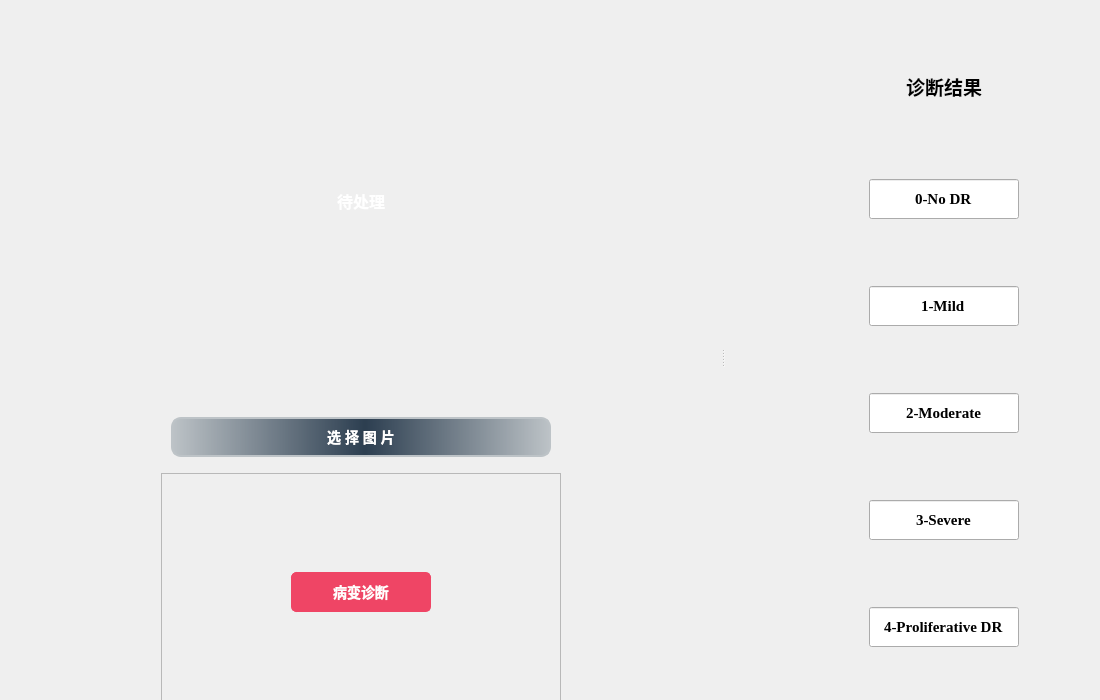
<?xml version="1.0" encoding="UTF-8"?>
<ui version="4.0">
 <class>Formwin6</class>
 <widget class="QWidget" name="Formwin6">
  <property name="geometry">
   <rect>
    <x>0</x>
    <y>0</y>
    <width>1100</width>
    <height>700</height>
   </rect>
  </property>
  <property name="minimumSize">
   <size>
    <width>1100</width>
    <height>700</height>
   </size>
  </property>
  <property name="maximumSize">
   <size>
    <width>1100</width>
    <height>700</height>
   </size>
  </property>
  <property name="windowTitle">
   <string>Form</string>
  </property>
  <widget class="QSplitter" name="splitter">
   <property name="geometry">
    <rect>
     <x>2</x>
     <y>1</y>
     <width>1101</width>
     <height>711</height>
    </rect>
   </property>
   <property name="orientation">
    <enum>Qt::Horizontal</enum>
   </property>
   <widget class="QWidget" name="">
    <layout class="QVBoxLayout" name="verticalLayout">
     <item>
      <layout class="QGridLayout" name="gridLayout_3">
       <item row="1" column="0">
        <widget class="QPushButton" name="pushButton_load">
         <property name="minimumSize">
          <size>
           <width>400</width>
           <height>60</height>
          </size>
         </property>
         <property name="maximumSize">
          <size>
           <width>400</width>
           <height>60</height>
          </size>
         </property>
         <property name="styleSheet">
          <string notr="true">QPushButton {
    background: qlineargradient(spread:pad, x1:0, y1:0, x2:1, y2:0, stop:0 #bdc3c7, stop:0.51 #2c3e50, stop:1 #bdc3c7);
    border: 2px solid #bdc3c7; /* 初始状态下的边框颜色 */
    padding: 10px 30px;
    border-radius: 10px;
    text-align: center;
    text-transform: uppercase;
    box-shadow: 0 0 20px #eee;
    display: block;
    margin: 10px;
    color: white; /* 文字颜色为白色 */
    transition: box-shadow 0.5s, background-position 0.5s, border-color 0.5s; /* 添加过渡效果 */
    background-size: 200% auto;
font-family: &quot;Arial&quot;; /* 添加字体族 */
    font-size: 14px; /* 添加字体大小 */
    font-weight: bold; /* 添加字体粗细 */
    font-style: normal; /* 添加字体风格 */
}

QPushButton:hover {
    background-position: 100% 0; /* 改变背景位置以实现渐变的滑动效果 */
    border-color: #2c3e50; /* 悬浮时边框颜色调整为渐变的中间颜色 */
    color: white; /* 鼠标悬浮时保持文字颜色为白色 */
    box-shadow: 0 4px 8px 0 rgba(0,0,0,0.2); /* 增加悬浮阴影效果 */
}

QPushButton:pressed, QPushButton:checked {
    /* 按下和选中时，你可以选择保持渐变效果或设置不同的样式 */
    background: qlineargradient(spread:pad, x1:0, y1:0, x2:1, y2:0, stop:0 #2c3e50, stop:1 #bdc3c7); /* 示例：反转渐变的方向 */
    color: white; /* 按下时保持文字颜色为白色 */
    border-color: #2c3e50; /* 按下时边框颜色调整为渐变的深色 */
}
</string>
         </property>
         <property name="text">
          <string>选 择 图 片</string>
         </property>
        </widget>
       </item>
       <item row="2" column="0">
        <widget class="QFrame" name="frame">
         <property name="frameShape">
          <enum>QFrame::StyledPanel</enum>
         </property>
         <property name="frameShadow">
          <enum>QFrame::Raised</enum>
         </property>
         <layout class="QGridLayout" name="gridLayout">
          <item row="0" column="0">
           <widget class="QPushButton" name="pushButton_classical">
            <property name="minimumSize">
             <size>
              <width>150</width>
              <height>50</height>
             </size>
            </property>
            <property name="maximumSize">
             <size>
              <width>150</width>
              <height>50</height>
             </size>
            </property>
            <property name="acceptDrops">
             <bool>false</bool>
            </property>
            <property name="layoutDirection">
             <enum>Qt::LeftToRight</enum>
            </property>
            <property name="styleSheet">
             <string notr="true">
QPushButton {
    background-color:#ef4565 ; /* 深青色背景 */
    color: white;
    padding: 5px;
    border-radius: 5px;
    border: 1px solid #ef4565; /* 边框颜色与背景色一致 */
    text-align: center;
    text-transform: uppercase;
    transition: box-shadow 0.5s;
    box-shadow: 0 0 20px #eee;
    display: block;
    margin: 5px;
font-family: &quot;Arial&quot;; /* 添加字体族 */
    font-size: 14px; /* 添加字体大小 */
    font-weight: bold; /* 添加字体粗细 */
    font-style: normal; /* 添加字体风格 */
}

QPushButton:hover {
	color:#ef4565;
    background-color: #fffffe; /* 悬浮时改为更深的颜色 */
    box-shadow: 0 4px 8px 0 rgba(0,0,0,0.2); /* 增加悬浮阴影效果 */
}

QPushButton:pressed, QPushButton:checked {
    background-color: #fffffe; /* 按下时使用更深的颜色 */
    border: 1px solid #5f6c7b; /* 按下时边框颜色调整为更深 */
    color: #ef4565; /* 维持字体颜色为白色 */
}

#button3 {
    border-radius: 20px; /* 特定按钮的圆角 */
}
</string>
            </property>
            <property name="text">
             <string>病变诊断</string>
            </property>
            <property name="autoDefault">
             <bool>false</bool>
            </property>
            <property name="default">
             <bool>false</bool>
            </property>
            <property name="flat">
             <bool>false</bool>
            </property>
           </widget>
          </item>
         </layout>
        </widget>
       </item>
       <item row="0" column="0">
        <widget class="QLabel" name="label_daichuli">
         <property name="minimumSize">
          <size>
           <width>400</width>
           <height>400</height>
          </size>
         </property>
         <property name="maximumSize">
          <size>
           <width>400</width>
           <height>400</height>
          </size>
         </property>
         <property name="styleSheet">
          <string notr="true"/>
         </property>
         <property name="text">
          <string>&lt;html&gt;&lt;head/&gt;&lt;body&gt;&lt;p align=&quot;center&quot;&gt;&lt;span style=&quot; font-size:12pt; font-weight:600; color:#ffffff;&quot;&gt;待处理&lt;/span&gt;&lt;/p&gt;&lt;/body&gt;&lt;/html&gt;</string>
         </property>
         <property name="alignment">
          <set>Qt::AlignCenter</set>
         </property>
        </widget>
       </item>
      </layout>
     </item>
    </layout>
   </widget>
   <widget class="QWidget" name="layoutWidget">
    <layout class="QGridLayout" name="gridLayout_2">
     <property name="leftMargin">
      <number>60</number>
     </property>
     <item row="4" column="0">
      <widget class="QLineEdit" name="lineEdit_2">
       <property name="minimumSize">
        <size>
         <width>150</width>
         <height>40</height>
        </size>
       </property>
       <property name="maximumSize">
        <size>
         <width>150</width>
         <height>40</height>
        </size>
       </property>
       <property name="font">
        <font>
         <family>Times New Roman</family>
         <pointsize>11</pointsize>
         <weight>75</weight>
         <bold>true</bold>
        </font>
       </property>
       <property name="text">
        <string>2-Moderate</string>
       </property>
       <property name="alignment">
        <set>Qt::AlignCenter</set>
       </property>
      </widget>
     </item>
     <item row="6" column="0">
      <widget class="QLineEdit" name="lineEdit_4">
       <property name="minimumSize">
        <size>
         <width>150</width>
         <height>40</height>
        </size>
       </property>
       <property name="maximumSize">
        <size>
         <width>150</width>
         <height>40</height>
        </size>
       </property>
       <property name="font">
        <font>
         <family>Times New Roman</family>
         <pointsize>11</pointsize>
         <weight>75</weight>
         <bold>true</bold>
        </font>
       </property>
       <property name="text">
        <string>4-Proliferative DR</string>
       </property>
       <property name="alignment">
        <set>Qt::AlignCenter</set>
       </property>
      </widget>
     </item>
     <item row="2" column="0" alignment="Qt::AlignHCenter">
      <widget class="QLineEdit" name="lineEdit_0">
       <property name="minimumSize">
        <size>
         <width>150</width>
         <height>40</height>
        </size>
       </property>
       <property name="maximumSize">
        <size>
         <width>150</width>
         <height>40</height>
        </size>
       </property>
       <property name="font">
        <font>
         <family>Times New Roman</family>
         <pointsize>11</pointsize>
         <weight>75</weight>
         <bold>true</bold>
        </font>
       </property>
       <property name="whatsThis">
        <string>&lt;html&gt;&lt;head/&gt;&lt;body&gt;&lt;p align=&quot;center&quot;&gt;&lt;br/&gt;0-No DR&lt;/p&gt;&lt;/body&gt;&lt;/html&gt;</string>
       </property>
       <property name="text">
        <string>0-No DR</string>
       </property>
       <property name="alignment">
        <set>Qt::AlignCenter</set>
       </property>
      </widget>
     </item>
     <item row="3" column="0">
      <widget class="QLineEdit" name="lineEdit_1">
       <property name="minimumSize">
        <size>
         <width>150</width>
         <height>40</height>
        </size>
       </property>
       <property name="maximumSize">
        <size>
         <width>150</width>
         <height>40</height>
        </size>
       </property>
       <property name="font">
        <font>
         <family>Times New Roman</family>
         <pointsize>11</pointsize>
         <weight>75</weight>
         <bold>true</bold>
        </font>
       </property>
       <property name="text">
        <string>1-Mild</string>
       </property>
       <property name="alignment">
        <set>Qt::AlignCenter</set>
       </property>
      </widget>
     </item>
     <item row="5" column="0">
      <widget class="QLineEdit" name="lineEdit_3">
       <property name="minimumSize">
        <size>
         <width>150</width>
         <height>40</height>
        </size>
       </property>
       <property name="maximumSize">
        <size>
         <width>150</width>
         <height>40</height>
        </size>
       </property>
       <property name="font">
        <font>
         <family>Times New Roman</family>
         <pointsize>11</pointsize>
         <weight>75</weight>
         <bold>true</bold>
        </font>
       </property>
       <property name="text">
        <string>3-Severe</string>
       </property>
       <property name="alignment">
        <set>Qt::AlignCenter</set>
       </property>
      </widget>
     </item>
     <item row="0" column="0">
      <widget class="QLabel" name="label">
       <property name="minimumSize">
        <size>
         <width>150</width>
         <height>0</height>
        </size>
       </property>
       <property name="maximumSize">
        <size>
         <width>150</width>
         <height>50</height>
        </size>
       </property>
       <property name="text">
        <string>&lt;html&gt;&lt;head/&gt;&lt;body&gt;&lt;p align=&quot;center&quot;&gt;&lt;span style=&quot; font-size:14pt; font-weight:600;&quot;&gt;诊断结果&lt;/span&gt;&lt;/p&gt;&lt;/body&gt;&lt;/html&gt;</string>
       </property>
      </widget>
     </item>
    </layout>
   </widget>
  </widget>
 </widget>
 <resources>
  <include location="E:/关斯元大创材料1/dccl/暂存/PyQt5/可视化界面/Copying_1006/resources.qrc"/>
 </resources>
 <connections/>
</ui>
